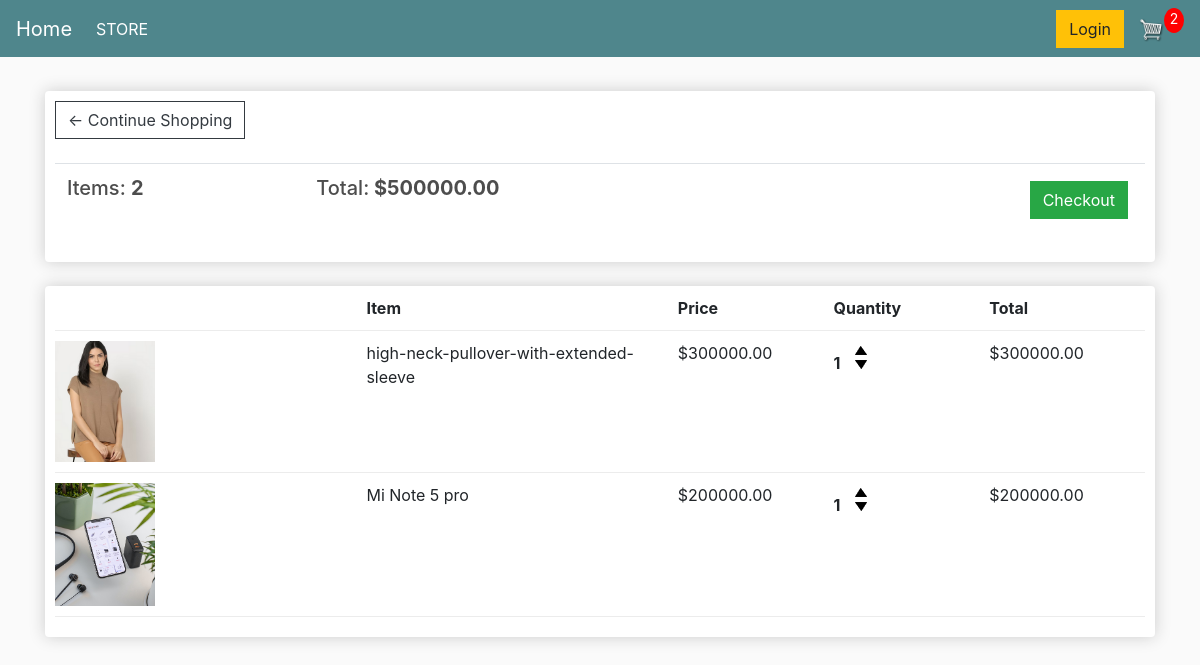
The app's page /cart/ (signed in) with its own data.
### store/models.py (models this page shows, shortened)
class Order(models.Model):
	customer = models.ForeignKey(Customer, on_delete=models.SET_NULL, null=True, blank=True)
	date_ordered = models.DateTimeField(auto_now_add=True)
	complete = models.BooleanField(default=False)
	transaction_id = models.CharField(max_length=100, null=True)
	@property
	def get_cart_total(self):
		orderitems = self.orderitem_set.all()
		total = sum([item.get_total for item in orderitems])
		return total
	@property
	def get_cart_items(self):
		orderitems = self.orderitem_set.all()
		total = sum([item.quantity for item in orderitems])
		return total

class OrderItem(models.Model):
	product = models.ForeignKey(Product, on_delete=models.SET_NULL, null=True)
	order = models.ForeignKey(Order, on_delete=models.SET_NULL, null=True)
	quantity = models.IntegerField(default=0, null=True, blank=True)
	date_added = models.DateTimeField(auto_now_add=True)
	@property
	def get_total(self):
		total = self.product.price * self.quantity
		return total

class Product(models.Model):
	name = models.CharField(max_length=200)
	price = models.FloatField()
	digital = models.BooleanField(default=False,null=True, blank=True)
	image = models.ImageField(null=True, blank=True)
	@property
	def imageURL(self):
		try:
			url = self.image.url
		except:
			url = ''
		return url

### store/views.py (the view)
# urls.py: path('cart/', views.cart, name="cart"),
def cart(request):
	data = cartData(request)
	cartItems = data['cartItems']
	order = data['order']
	items = data['items']
	context = {'items':items, 'order':order, 'cartItems':cartItems}
	return render(request, 'store/cart.html', context)

### store/utils.py (called while the page is built)
def cartData(request):
	if request.user.is_authenticated:
		customer = request.user.customer
		order, created = Order.objects.get_or_create(customer=customer, complete=False)
		items = order.orderitem_set.all()
		cartItems = order.get_cart_items
	else:
		cookieData = cookieCart(request)
		cartItems = cookieData['cartItems']
		order = cookieData['order']
		items = cookieData['items']
	return {'cartItems':cartItems ,'order':order, 'items':items}

### store/templates/store/cart.html
{% extends 'store/main.html' %}
{% load static %}
{% block content %}
	<div class="row">
		<div class="col-lg-12">
			<div class="box-element">
				<a  class="btn btn-outline-dark" href="{% url 'store' %}">&#x2190; Continue Shopping</a>
				<br>
				<br>
				<table class="table">
					<tr>
						<th><h5>Items: <strong>{{order.get_cart_items}}</strong></h5></th>
						<th><h5>Total:<strong> ${{order.get_cart_total|floatformat:2}}</strong></h5></th>
						<th>
							<a  style="float:right; margin:5px;" class="btn btn-success" href="{% url 'checkout' %}">Checkout</a>
						</th>
					</tr>
				</table>
			</div>
			<br>
			<div class="box-element">
				<div class="cart-row">
					<div style="flex:2"></div>
					<div style="flex:2"><strong>Item</strong></div>
					<div style="flex:1"><strong>Price</strong></div>
					<div style="flex:1"><strong>Quantity</strong></div>
					<div style="flex:1"><strong>Total</strong></div>
				</div>
				{% for item in items %}
				<div class="cart-row">
					<div style="flex:2"><img class="row-image" src="{{item.product.imageURL}}"></div>
					<div style="flex:2"><p>{{item.product.name}}</p></div>
					<div style="flex:1"><p>${{item.product.price|floatformat:2}}</p></div>
					<div style="flex:1">
						<p class="quantity">{{item.quantity}}</p>
						<div class="quantity">
							<img data-product="{{item.product.id}}" data-action="add" class="chg-quantity update-cart" src="{% static  'images/arrow-up.png' %}">
							<img data-product="{{item.product.id}}" data-action="remove" class="chg-quantity update-cart" src="{% static  'images/arrow-down.png' %}">
						</div>
					</div>
					<div style="flex:1"><p>${{item.get_total|floatformat:2}}</p></div>
				</div>
				{% endfor %}
			</div>
		</div>
	</div>
{% endblock content %}

### static/css/main.css (style rules this page uses)
body { background-color: hsl(0, 0%, 98%); }
h1,h2,h3,h4,h5,h6 { color:hsl(0, 0%, 30%); }
.box-element { box-shadow:hsl(0, 0%, 80%) 0 0 16px; background-color: #fff; border-radius: 4px; padding: 10px; }
.col-lg-4, .col-lg-6, .col-lg-8, .col-lg-12 { margin-top: 10px; }
.btn { border-radius: 0; }
.row-image { width: 100px; }
.cart-row { display: flex; align-items: flex-stretch; padding-bottom: 10px; margin-bottom: 10px; border-bottom: 1px solid #ececec; }
.quantity { display: inline-block; font-weight: 700; padding-right:10px; }
.chg-quantity { width: 12px; cursor: pointer; display: block; margin-top: 5px; transition:.1s; }

### records on screen
Order: get_cart_items "2", get_cart_total "500000.00"
OrderItem: product.imageURL (picture), product.name "high-neck-pullover-with-extended-sleeve", product.price "300000.00", quantity "1", get_total "300000.00"
OrderItem: product.imageURL (picture), product.name "Mi Note 5 pro", product.price "200000.00", quantity "1", get_total "200000.00"

### other values on screen
{{ cartItems }} "2"
